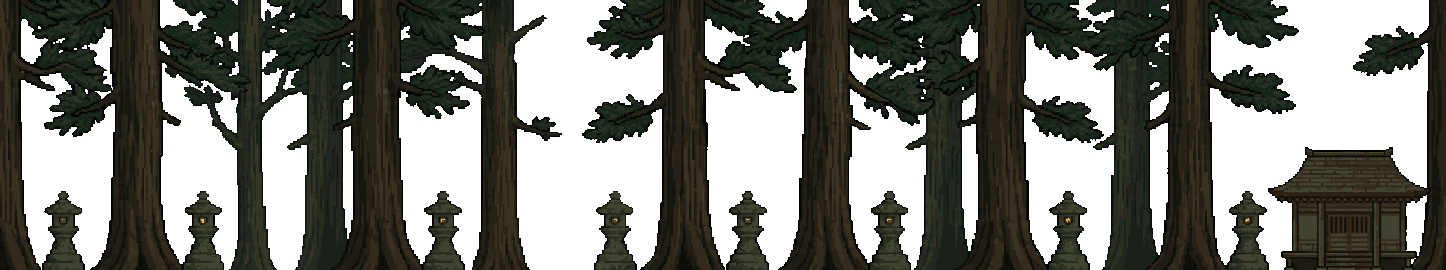
#> input picture assets/images/bg_mid.png, 1446 x 270 px
$ python pixelize.py ../assets/images/bg_mid.png ../assets/images/bg_sky.png 100 3
#> lines starting #> are read from the running program, lines starting #| are printed output that depends on the picture; after the words box and inside, x2 and y2 are one past the last pixel; in counts of white or black regions, pixels touching at a corner belong together
"""高精細なドット絵風画像を、ファミコン風の粗いドット絵に変換する。

使い方: python tools/pixelize.py 入力.jpg 出力.png [高さ] [色数]
  - 緑の背景（クロマキー）を透過にする
  - キャラの外接矩形で切り出し、指定の高さに縮小
  - 色数を減らし、黒の輪郭を付ける
"""
import sys

from PIL import Image, ImageFilter

BLACK = (0, 0, 0, 255)

# 色の取り違え（赤が茶色になる等）を防ぐため、自動の減色はせず固定パレットに寄せる
PALETTE = [
    (24, 16, 16),     # 黒に近い暗色
    (200, 40, 32),    # 赤
    (120, 16, 24),    # 暗い赤
    (168, 104, 48),   # 茶
    (84, 44, 24),     # 暗い茶
    (236, 188, 140),  # 肌色
    (252, 252, 252),  # 白
    (150, 150, 160),  # 灰（刀）
]


def remove_green(img):
    img = img.convert("RGBA")
#> img is the input picture: PIL image 1446x270 RGBA; mean R, G, B, A 19.9, 20.7, 14.5, 152.8
    px = img.load()
    for y in range(img.height):
        for x in range(img.width):
            r, g, b, _ = px[x, y]
            if g > 140 and g > r + 50 and g > b + 50:
                px[x, y] = (0, 0, 0, 0)
    img = drop_baseline(img)
    # 縁のにじみ（緑が混ざった画素）を削る
    alpha = img.getchannel("A").filter(ImageFilter.MinFilter(3))
    img.putalpha(alpha)
    return img


def drop_baseline(img):
    """足元に引かれた細い地面線を、本体と分かれていれば消す"""
    a = img.getchannel("A")
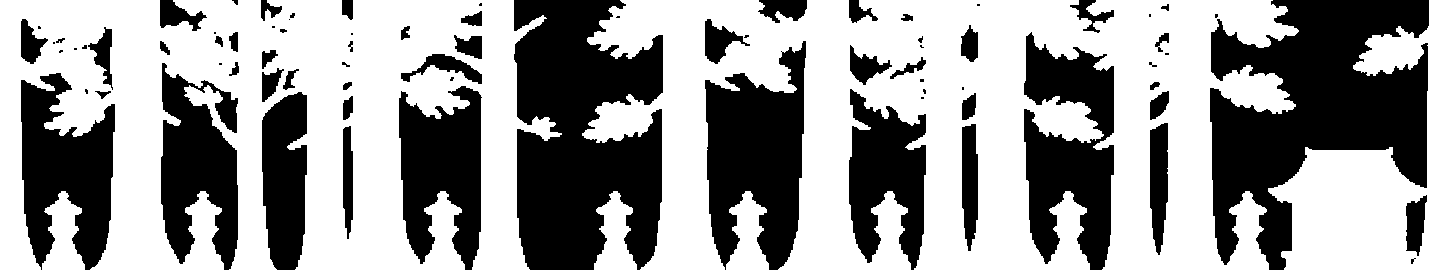
#> a: PIL image 1446x270 L; 59.9% white; 78 black regions (28 under 20 px), largest, box (x1, y1, x2, y2) and area: (1210, 0, 1429, 270) 33045, (514, 0, 663, 270) 30688, (705, 41, 806, 270) 15137
    w, h = a.size
#> w = 1446; h = 270
    counts = [sum(1 for x in range(w) if a.getpixel((x, y))) for y in range(h)]
#> counts = 270 values, max 1303 at index 269, min 530 at index 148, mean 866.2
    y = h - 1
#> y = 269
    while y >= 0 and counts[y] == 0:
        y -= 1
#> this loop made 0 passes
#> after the loop, y = 269
    line_bottom = y
#> line_bottom = 269
    while y >= 0 and counts[y] > 0:
        y -= 1
#> this loop made 270 passes
#> y on passes 1 to 3: 268, 267, 266
#> after the loop, y = -1
    # y は本体との隙間の行。線が細い（本体が上にある）ときだけ切る
    if y >= 0 and line_bottom - y < h * 0.05:
        px = img.load()
        for yy in range(y + 1, h):
            for x in range(w):
                px[x, yy] = (0, 0, 0, 0)
    return img


def nearest(c):
    return min(PALETTE, key=lambda p: sum((a - b) ** 2 for a, b in zip(c, p)))


CANVAS = 32


def majority(img):
    """3x3 の多数決で、孤立した色のノイズを減らす（透明画素は触らない）"""
    px = img.load()
    out = img.copy()
    op = out.load()
    for y in range(img.height):
        for x in range(img.width):
            if px[x, y][3] == 0:
                continue
            around = []
            for dy in (-1, 0, 1):
                for dx in (-1, 0, 1):
                    nx, ny = x + dx, y + dy
                    if 0 <= nx < img.width and 0 <= ny < img.height and px[nx, ny][3]:
                        around.append(px[nx, ny])
            best = max(set(around), key=around.count)
            # 自分が少数派のときだけ置き換える（輪郭や細部を消しすぎない）
            if around.count(px[x, y]) <= 2 and around.count(best) >= 4:
                op[x, y] = best
    return out


def fit_canvas(img):
    """32×32 の枠の下端・左右中央に配置する"""
    canvas = Image.new("RGBA", (CANVAS, CANVAS), (0, 0, 0, 0))
    canvas.paste(img, ((CANVAS - img.width) // 2, CANVAS - img.height), img)
    return canvas


def pixelize(src, height=None, colors=None):
    """元絵を 32×32 の枠に収まる粗いドット絵にする（輪郭 1px 込み）"""
    img = remove_green(Image.open(src))
#> in remove_green, `alpha = img.getchannel("A").filter(ImageFilter.MinFilter(3))`:
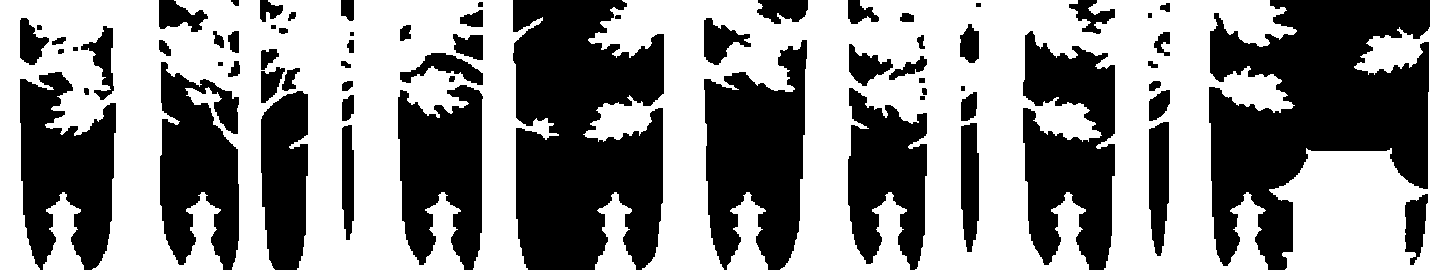
#> alpha: PIL image 1446x270 L; 55.9% white; 68 black regions (1 under 20 px), largest, box (x1, y1, x2, y2) and area: (1209, 0, 1430, 270) 35101, (513, 0, 664, 270) 32375, (704, 40, 807, 270) 16180
#> in remove_green, `img.putalpha(alpha)`:
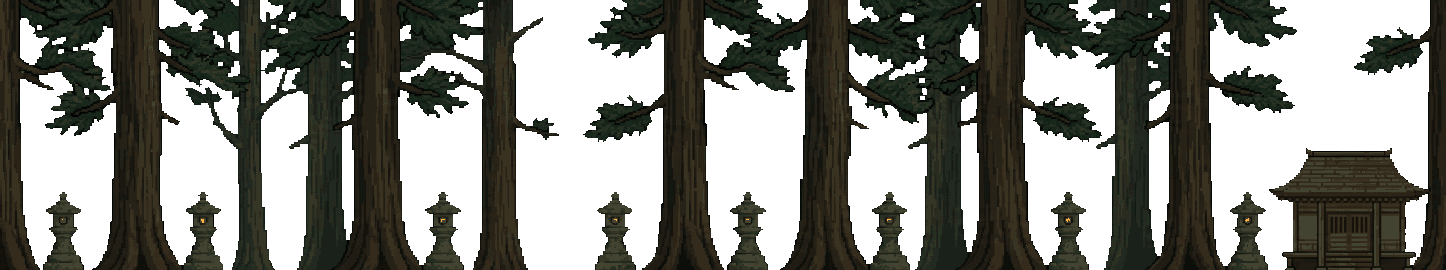
#> img: PIL image 1446x270 RGBA; mean R, G, B, A 19.9, 20.7, 14.5, 142.6; transparent parts drawn white
    img = img.crop(img.getchannel("A").getbbox())
    inner = CANVAS - 2
    scale = min(inner / img.width, inner / img.height)
#> scale = 0.0207
    w, height = max(1, round(img.width * scale)), max(1, round(img.height * scale))
#> w = 30; height = 6
    # 縮小は面積平均（BOX）で色を混ぜ、あとで減色する
    small = img.resize((w, height), Image.BOX)
    alpha = small.getchannel("A").point(lambda a: 255 if a >= 128 else 0)
    out = small.convert("RGB")
    op = out.load()
    for y in range(out.height):
        for x in range(out.width):
            op[x, y] = nearest(op[x, y])
    out = out.convert("RGBA")
    out.putalpha(alpha)
    return fit_canvas(add_outline(majority(out)))


def add_outline(img):
    """透明な画素のうち、不透明画素に隣接するものを黒にする"""
    w, h = img.size
#> w = 30; h = 6
    out = Image.new("RGBA", (w + 2, h + 2), (0, 0, 0, 0))
    out.paste(img, (1, 1))
    src = out.copy()
    sp, op = src.load(), out.load()
    for y in range(out.height):
        for x in range(out.width):
            if sp[x, y][3]:
                continue
            for dx, dy in ((1, 0), (-1, 0), (0, 1), (0, -1)):
                nx, ny = x + dx, y + dy
                if 0 <= nx < out.width and 0 <= ny < out.height and sp[nx, ny][3]:
                    op[x, y] = BLACK
                    break
    return out


if __name__ == "__main__":
    src, dst = sys.argv[1], sys.argv[2]
    height = int(sys.argv[3]) if len(sys.argv) > 3 else 32
    colors = int(sys.argv[4]) if len(sys.argv) > 4 else 5
    pixelize(src, height, colors).save(dst)
#> in fit_canvas, `canvas = Image.new("RGBA", (CANVAS, CANVAS), (0, 0, 0, 0))`: canvas: PIL image 32x32 RGBA; every value is 0
#> in fit_canvas, `canvas.paste(img, ((CANVAS - img.width) // 2, CANVAS - img.height), img)`:
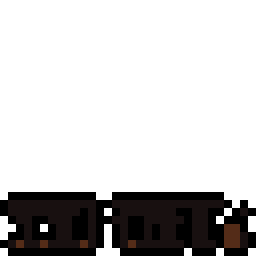
#> canvas: PIL image 32x32 RGBA (shown 8 times larger); mean R, G, B, A 3.2, 2, 1.8, 56.5; transparent parts drawn white

$ run again, on assets/images/credits.png
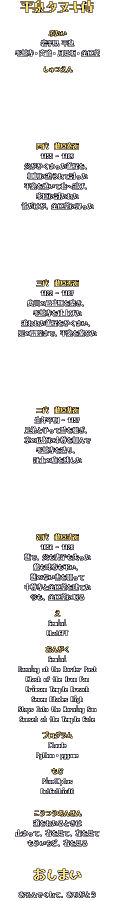
#> input picture assets/images/credits.png, 232 x 1802 px (shown at 1/2 size)
#> in remove_green, img is the input picture: PIL image 232x1802 RGBA; mean R, G, B, A 14.4, 13.6, 13.4, 31.1
#> counts = 1802 values, max 150 at index 105, min 0 at index 26, mean 28.27
#> the loop in drop_baseline, `while y >= 0 and counts[y] == 0:` made 6 passes
#> y on passes 1 to 6: 1800, 1799, 1798, 1797, 1796, 1795
#> after the loop in drop_baseline, `while y >= 0 and counts[y] == 0:`: y = 1795
#> the loop in drop_baseline, `while y >= 0 and counts[y] > 0:` made 13 passes
#> y on passes 1 to 8: 1794, 1793, 1792, 1791, 1790, 1789, 1788, 1787
#> after the loop in drop_baseline, `while y >= 0 and counts[y] > 0:`: y = 1782
#> in remove_green, `alpha = img.getchannel("A").filter(ImageFilter.MinFilter(3))`:
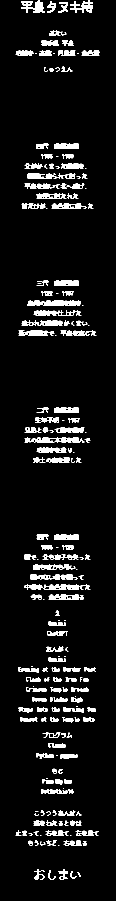
#> alpha: PIL image 232x1802 L (shown at 1/2 size); 7.3% white; 191 white regions (37 under 20 px), largest, box (x1, y1, x2, y2) and area: (55, 600, 162, 612) 962, (49, 874, 169, 886) 869, (55, 346, 151, 358) 678
#> in pixelize, `img = img.crop(img.getchannel("A").getbbox())`:
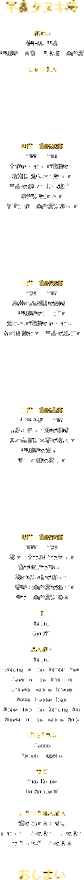
#> img: PIL image 168x1760 RGBA (shown at 1/2 size); mean R, G, B, A 19.9, 18.9, 18.5, 26.2; transparent parts drawn white
#> in add_outline, `w, h = img.size`: w = 3; h = 30
#> canvas: PIL image 32x32 RGBA; every value is 0
